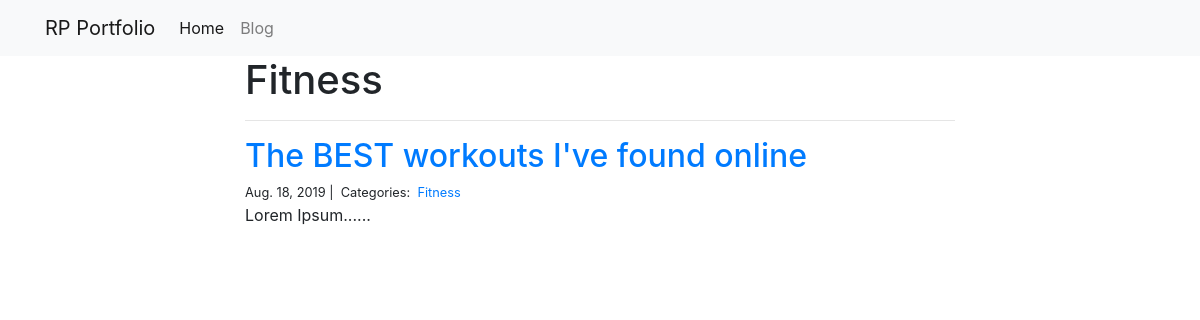
The page /blog/Fitness/ on the database its author committed.
### blog/models.py (models this page shows)
class Category(models.Model):
  name = models.CharField(max_length=50)

class Post (models.Model):
  title = models.CharField(max_length=255)
  body = models.TextField()
  created_on = models.DateTimeField(auto_now_add=True)
  last_modified = models.DateTimeField(auto_now=True)
  categories =  models.ManyToManyField('Category', related_name='posts') #links to Category model

### blog/views.py (the view)
# urls.py: path("<category>/", views.blog_category, name="blog_category"),
def blog_category(request, category):
  posts = Post.objects.filter(
      categories__name__contains=category
  ).order_by(
      '-created_on'
  )
  context = {
    "category": category,
    "posts": posts
  }
  return render(request, "blog_category.html", context)

### blog/templates/blog_category.html
{% extends "base.html" %}
{% block page_content %}
<div class="col-md-8 offset-md-2">
  <h1>{{ category | title }}</h1>
  <hr>
  {% for post in posts %}
  <h2><a href="{% url 'blog_detail' post.pk%}">{{ post.title }}</a></h2>
  <small>
    {{ post.created_on.date }} |&nbsp;
    Categories:&nbsp;
    {% for category in post.categories.all %}
    <a href="{% url 'blog_category' category.name %}">
      {{ category.name }}
    </a>&nbsp;
    {% endfor %}
  </small>
  <p>{{ post.body | slice:":400" }}...</p>
  {% endfor %}
</div>
{% endblock %}

### rows shown on the page
Category: name "Fitness"
Post: title "The BEST workouts I've found online", created_on "Aug. 18, 2019", body "Lorem Ipsum..."
